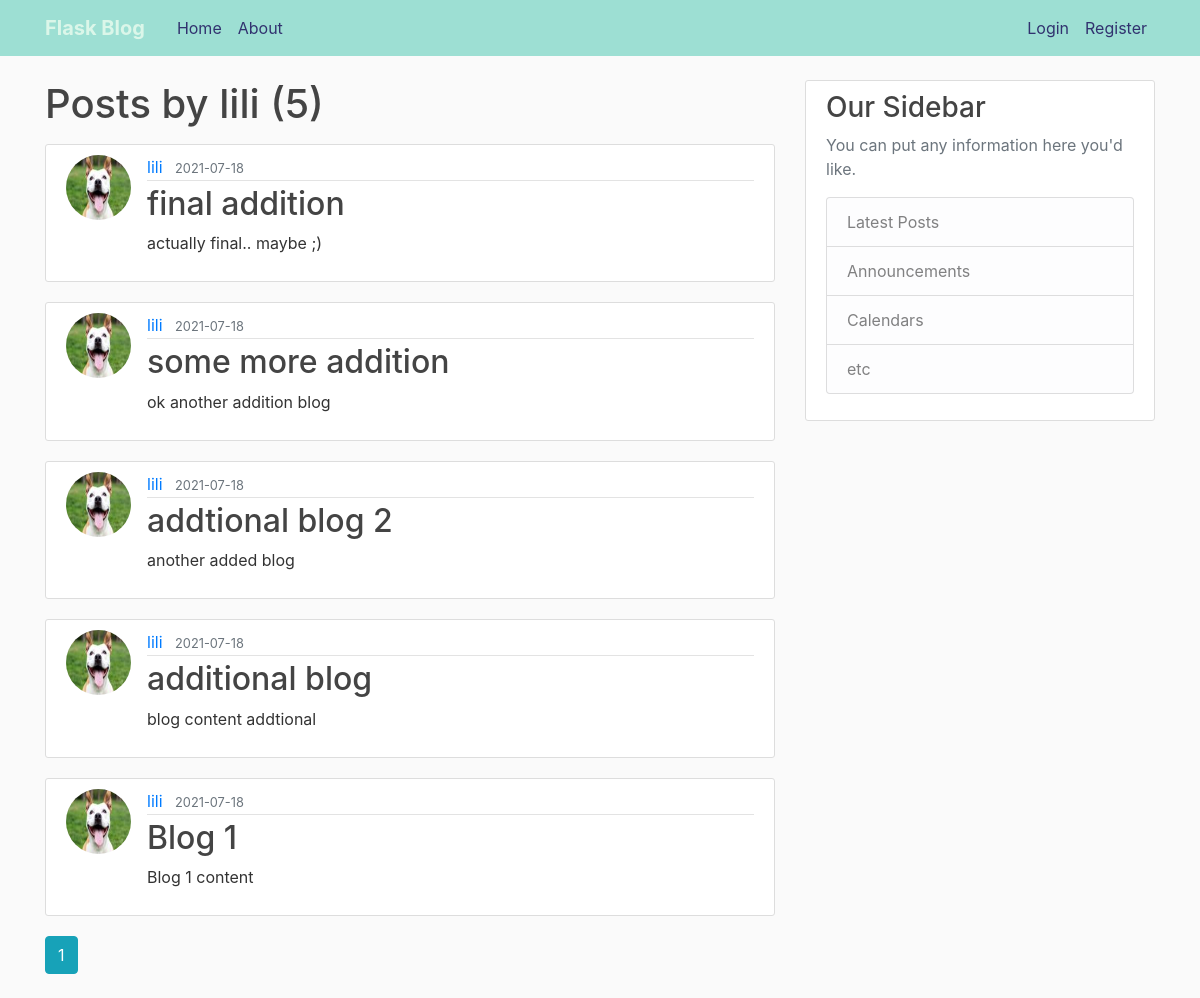
/user/lili, run on the app's committed database.
### flaskblog/models.py (models this page shows, shortened)
class User(db.Model, UserMixin):
    id = db.Column(db.Integer, primary_key=True)
    username = db.Column(db.String(20), unique=True, nullable=False)
    email = db.Column(db.String(120), unique=True, nullable=False)
    image_file = db.Column(db.String(20), nullable=False, default='default.jpg')
    password = db.Column(db.String(60), nullable=False)
    posts = db.relationship('Post', backref='author', lazy=True)

class Post(db.Model):
    id = db.Column(db.Integer, primary_key=True)
    title = db.Column(db.String(100), nullable=False)
    date_posted =db.Column(db.DateTime, nullable=False, default=datetime.utcnow)
    content = db.Column(db.Text, nullable=False)
    user_id = db.Column(db.Integer, db.ForeignKey('user.id'), nullable=False)

### flaskblog/users/routes.py (the view)
@users.route("/user/<string:username>")
def user_posts(username):
    page = request.args.get('page', 1, type =int)
    user = User.query.filter_by(username=username).first_or_404()
    posts = Post.query.filter_by(author=user)\
                        .order_by(Post.date_posted.desc())\
                        .paginate(per_page = 5, page = page )
    return render_template('user_post.html', posts=posts, user=user)

### flaskblog/templates/user_post.html
{% extends "layout.html" %}
{% block content %}
    <h1 class="mb-3">Posts by {{ user.username }} ({{ posts.total }}) </h1>
    {% for post in posts.items %}
        <article class="media content-section">
          <img src="{{ url_for('static', filename='profile_pics/' + post.author.image_file )}}" class="rounded-circle article-img" alt="">
          <div class="media-body">
            <div class="article-metadata">
              <a class="mr-2" href="{{url_for('users.user_posts', username = post.author.username)}}">{{ post.author.username }}</a>
              <small class="text-muted">{{ post.date_posted.strftime('%Y-%m-%d') }}</small>
            </div>
            <h2><a class="article-title" href="{{url_for('posts.post', post_id = post.id )}}">{{ post.title }}</a></h2>
            <p class="article-content">{{ post.content }}</p>
          </div>
        </article>
    {% endfor %}
    {% for page_num in posts.iter_pages(left_edge=1 , right_edge=1, left_current=1, right_current=2) %}
      {% if page_num %}
        {% if posts.page == page_num %}
            <a  class="btn btn-info mb-4" href="{{ url_for('users.user_posts', username=user.username, page=page_num) }}">{{ page_num }}</a>
        {% else %}
            <a  class="btn btn-outline-info mb-4" href="{{ url_for('users.user_posts', username=user.username, page=page_num) }}">{{ page_num }}</a>
        {% endif %}
      {% else %}
       ///
      {% endif %}
    {% endfor %}
{% endblock content %}

### flaskblog/static/main.css (style rules this page uses)
body { background: #fafafa; color: #333333; margin-top: 5rem; }
h1, h2, h3, h4, h5, h6 { color: #444444; }
.content-section { background: #ffffff; padding: 10px 20px; border: 1px solid #dddddd; border-radius: 3px; margin-bottom: 20px; }
.article-title { color: #444444; }
.article-content { white-space: pre-line; }
.article-img { height: 65px; width: 65px; margin-right: 16px; }
.article-metadata { padding-bottom: 1px; margin-bottom: 4px; border-bottom: 1px solid #e3e3e3 }

### data on the page
User: username "lili"
Post: image_file (picture), author.username "lili", date_posted "2021-07-18", title "final addition", content "actually final.. maybe ;)"
Post: image_file (picture), author.username "lili", date_posted "2021-07-18", title "some more addition", content "ok another addition blog"
Post: image_file (picture), author.username "lili", date_posted "2021-07-18", title "addtional blog 2", content "another added blog"
Post: image_file (picture), author.username "lili", date_posted "2021-07-18", title "additional blog", content "blog content addtional"
Post: image_file (picture), author.username "lili", date_posted "2021-07-18", title "Blog 1", content "Blog 1 content"

### other printed values
{{ posts.total }} "5"
{{ page_num }} "1"
